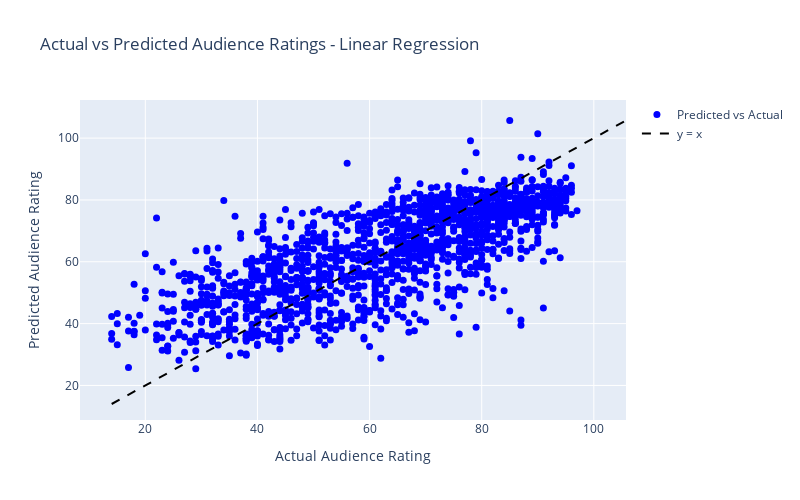

Write notebook code for a chart like this one.
### Markdown cell above
3. Visualisation

### Code cell
fig_lr = go.Figure()

fig_lr.add_trace(go.Scatter(
    x=y_test,
    y=y_pred_lr_best,
    mode='markers',
    name='Predicted vs Actual',
    marker=dict(color='blue', size=7)
))

min_val = min(min(y_test), min(y_pred_lr_best))
max_val = max(max(y_test), max(y_pred_lr_best))
fig_lr.add_trace(go.Scatter(
    x=[min_val, max_val],
    y=[min_val, max_val],
    mode='lines',
    name='y = x',
    line=dict(color='black', dash='dash')
))

fig_lr.update_layout(
    title='Actual vs Predicted Audience Ratings - Linear Regression',
    xaxis_title='Actual Audience Rating',
    yaxis_title='Predicted Audience Rating',
    width=800,
    height=500
)

fig_lr.show()

### Figure 1 — Plotly figure (JSON) as saved in the notebook; plotly's stock layout.template omitted (floating-point values rounded to 4 significant figures; data arrays with more than 128 entries replaced by an {"elided": "..."} marker saying what was removed)
{"data": [{"marker": {"color": "blue", "size": 7}, "mode": "markers", "name": "Predicted vs Actual", "type": "scatter", "x": {"elided": "1522 int values"}, "y": {"elided": "1522 float values"}}, {"line": {"color": "black", "dash": "dash"}, "mode": "lines", "name": "y = x", "type": "scatter", "x": [14, 105.7], "y": [14, 105.7]}], "layout": {"height": 500, "title": {"text": "Actual vs Predicted Audience Ratings - Linear Regression"}, "width": 800, "xaxis": {"title": {"text": "Actual Audience Rating"}}, "yaxis": {"title": {"text": "Predicted Audience Rating"}}}}
